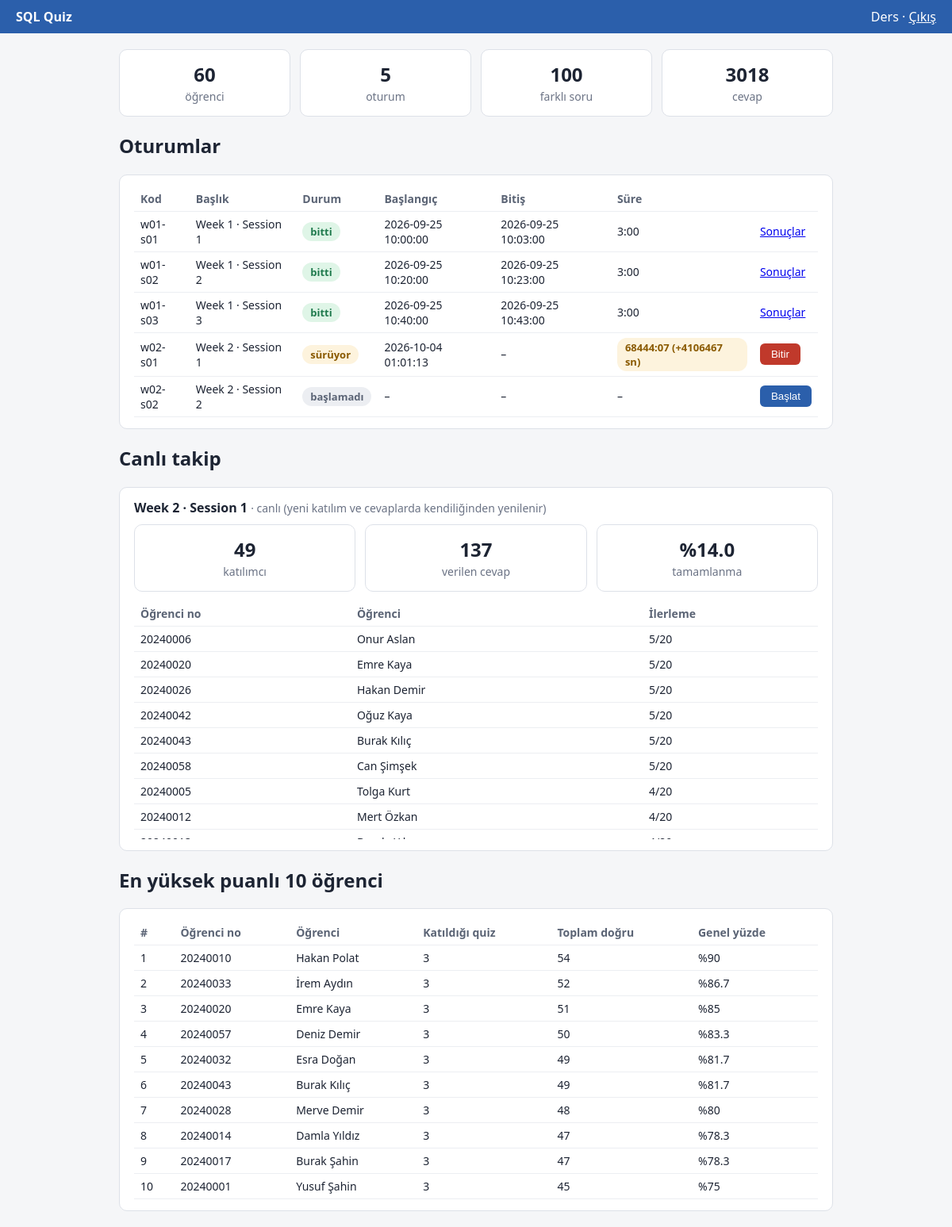
The app's page /hoca (signed in) with its own data.
### tables this page shows
CREATE TABLE oturumlar (
    id                 INTEGER PRIMARY KEY,
    kod                TEXT NOT NULL UNIQUE,         -- ör. 'w02-s01'
    baslik             TEXT NOT NULL,                -- ör. 'Week 2 · Session 1'
    hafta              INTEGER NOT NULL,
    durum              TEXT NOT NULL DEFAULT 'baslamadi',
    planlanan_sure_sn  INTEGER NOT NULL DEFAULT 180, -- resmi süre: 3 dakika
    baslangic          TEXT,                         -- hoca başlatınca dolar
    bitis              TEXT,                         -- hoca bitirince dolar

    CHECK (hafta > 0),
    CHECK (planlanan_sure_sn > 0),
    CHECK (durum IN ('baslamadi', 'suruyor', 'bitti')),

    -- Durum ile zamanlar tutarlı olmalı (isim verildi: hata mesajında görünür)
    CONSTRAINT durum_zaman_tutarliligi CHECK (
        (durum = 'baslamadi' AND baslangic IS NULL     AND bitis IS NULL)
     OR (durum = 'suruyor'   AND baslangic IS NOT NULL AND bitis IS NULL)
     OR (durum = 'bitti'     AND baslangic IS NOT NULL AND bitis IS NOT NULL
                             AND bitis >= baslangic)
    )
);

CREATE TABLE kullanicilar (
    id            INTEGER PRIMARY KEY,
    ogrenci_no    TEXT UNIQUE,                       -- hocanın öğrenci numarası yok (NULL)
    ad            TEXT NOT NULL,
    soyad         TEXT NOT NULL,
    email         TEXT NOT NULL UNIQUE COLLATE NOCASE, -- büyük/küçük harf farkı gözetmez
    sifre_hash    TEXT NOT NULL,                     -- şifrenin kendisi değil, özeti
    sifre_salt    TEXT NOT NULL,                     -- kullanıcıya özel rastgele değer
    rol           TEXT NOT NULL DEFAULT 'ogrenci',
    kayit_zamani  TEXT NOT NULL DEFAULT (datetime('now', 'localtime')),

    CHECK (rol IN ('ogrenci', 'hoca')),
    CHECK (email LIKE '%_@_%._%'),                   -- basit e-posta biçim kontrolü
    CHECK (rol = 'hoca' OR ogrenci_no IS NOT NULL)   -- öğrencinin numarası zorunlu
);

### app.py (the view)
@app.route("/hoca")
def hoca():
    if session.get("rol") != "hoca":
        return redirect(url_for("giris"))
    baglanti = baglan()
    sayilar = baglanti.execute(
        """SELECT
             (SELECT COUNT(*) FROM kullanicilar WHERE rol = 'ogrenci') AS ogrenci,
             (SELECT COUNT(*) FROM oturumlar)                         AS oturum,
             (SELECT COUNT(DISTINCT soru_id) FROM oturum_sorulari)    AS soru,
             (SELECT COUNT(*) FROM cevaplar)                          AS cevap"""
    ).fetchone()
    oturumlar = baglanti.execute("SELECT * FROM v_oturum_durumu ORDER BY id").fetchall()
    ilerleme = baglanti.execute(
        """SELECT
             d.kod, d.baslik, d.gecen_sure_sn, d.uzatma_sn,
             (SELECT COUNT(*) FROM katilimlar k       WHERE k.oturum_id  = d.id) AS katilimci,
             (SELECT COUNT(*) FROM oturum_sorulari os WHERE os.oturum_id = d.id) AS soru_sayisi,
             (SELECT COUNT(*) FROM cevaplar c         WHERE c.oturum_id  = d.id) AS verilen_cevap
           FROM v_oturum_durumu d
           WHERE d.durum = 'suruyor'"""
    ).fetchone()
    ogrenciler = baglanti.execute(
        """SELECT u.ogrenci_no, u.ad || ' ' || u.soyad AS ogrenci,
                  r.cevaplanan, r.soru_sayisi
           FROM v_sonuclar r
           JOIN oturumlar o    ON o.id = r.oturum_id
           JOIN kullanicilar u ON u.id = r.kullanici_id
           WHERE o.durum = 'suruyor'
           ORDER BY r.cevaplanan DESC, u.ogrenci_no"""
    ).fetchall()
    ilk10 = baglanti.execute(
        """SELECT u.ogrenci_no, u.ad || ' ' || u.soyad AS ogrenci,
                  COUNT(*) AS katildigi_quiz, SUM(r.dogru) AS toplam_dogru,
                  ROUND(100.0 * SUM(r.dogru) /
                        (SELECT COUNT(*) FROM oturum_sorulari os
                           JOIN oturumlar o2 ON o2.id = os.oturum_id
                          WHERE o2.durum = 'bitti'), 1) AS genel_yuzde
           FROM v_sonuclar r
           JOIN oturumlar o    ON o.id = r.oturum_id
           JOIN kullanicilar u ON u.id = r.kullanici_id
           WHERE o.durum = 'bitti'
           GROUP BY u.id
           ORDER BY genel_yuzde DESC, u.ogrenci_no
           LIMIT 10"""
    ).fetchall()
    durum = canli_durum(baglanti)
    baglanti.close()
    return render_template("hoca.html", sayilar=sayilar, oturumlar=oturumlar,
                           ilerleme=ilerleme, ogrenciler=ogrenciler, ilk10=ilk10,
                           imza=durum["imza"])

### app.py (called while the page is built)
def baglan():
    baglanti = sqlite3.connect(VERITABANI)
    baglanti.row_factory = sqlite3.Row
    baglanti.execute("PRAGMA foreign_keys = ON;")
    return baglanti

def canli_durum(baglanti):
    satir = baglanti.execute(
        """SELECT d.id,
                  (SELECT COUNT(*) FROM katilimlar k WHERE k.oturum_id = d.id) AS katilimci,
                  (SELECT COUNT(*) FROM cevaplar c   WHERE c.oturum_id = d.id) AS cevap
           FROM v_oturum_durumu d
           WHERE d.durum = 'suruyor'"""
    ).fetchone()
    if satir is None:
        return {"oturum_id": None, "imza": "yok"}
    imza = f"{satir['id']}-{satir['katilimci']}-{satir['cevap']}"
    return {"oturum_id": satir["id"], "imza": imza}

### templates/hoca.html (shortened to what this page needs)
{% extends "base.html" %}
{% block icerik %}
<div class="sayilar">
  <div class="kart"><b>{{ sayilar["ogrenci"] }}</b><span class="soluk">öğrenci</span></div>
  <div class="kart"><b>{{ sayilar["oturum"] }}</b><span class="soluk">oturum</span></div>
  <div class="kart"><b>{{ sayilar["soru"] }}</b><span class="soluk">farklı soru</span></div>
  <div class="kart"><b>{{ sayilar["cevap"] }}</b><span class="soluk">cevap</span></div>
</div>
<h2>Oturumlar</h2>
<div class="kart">
  <table>
    <tr><th>Kod</th><th>Başlık</th><th>Durum</th><th>Başlangıç</th><th>Bitiş</th><th>Süre</th><th></th></tr>
    {% for o in oturumlar %}
    <tr>
      <td>{{ o["kod"] }}</td>
      <td>{{ o["baslik"] }}</td>
      <td>
        {% if o["durum"] == "bitti" %}<span class="rozet yesil">bitti</span>
        {% elif o["durum"] == "suruyor" %}<span class="rozet sari">sürüyor</span>
        {% else %}<span class="rozet gri">başlamadı</span>{% endif %}
      </td>
      <td>{{ o["baslangic"] or "–" }}</td>
      <td>{{ o["bitis"] or "–" }}</td>
      <td>
        {% if o["durum"] == "suruyor" %}
          <span id="sayac" class="rozet sari" data-gecen="{{ o['gecen_sure_sn'] }}" data-plan="{{ o['planlanan_sure_sn'] }}"></span>
        {% elif o["gecen_sure_sn"] is not none %}
          {{ "%d:%02d"|format(o["gecen_sure_sn"] // 60, o["gecen_sure_sn"] % 60) }}
        {% else %}–{% endif %}
      </td>
      <td>
        {% if o["durum"] == "baslamadi" %}
          <form method="post" action="{{ url_for('oturum_baslat', oturum_id=o['id']) }}"><button>Başlat</button></form>
        {% elif o["durum"] == "suruyor" %}
          <form method="post" action="{{ url_for('oturum_bitir', oturum_id=o['id']) }}"><button class="kirmizi">Bitir</button></form>
        {% else %}
          <a href="{{ url_for('sonuc', oturum_id=o['id']) }}">Sonuçlar</a>
        {% endif %}
      </td>
    </tr>
    {% endfor %}
  </table>
</div>
<h2>Canlı takip</h2>
{% if ilerleme %}
<div class="kart">
  <b>{{ ilerleme["baslik"] }}</b> <span class="soluk">· canlı (yeni katılım ve cevaplarda kendiliğinden yenilenir)</span>
  <div class="sayilar" style="margin-top: 10px;">
    <div class="kart"><b>{{ ilerleme["katilimci"] }}</b><span class="soluk">katılımcı</span></div>
    <div class="kart"><b>{{ ilerleme["verilen_cevap"] }}</b><span class="soluk">verilen cevap</span></div>
    <div class="kart">
      <b>{% if ilerleme["katilimci"] > 0 %}%{{ "%.1f"|format(100.0 * ilerleme["verilen_cevap"] / (ilerleme["katilimci"] * ilerleme["soru_sayisi"])) }}{% else %}–{% endif %}</b>
      <span class="soluk">tamamlanma</span>
    </div>
  </div>
  <div style="max-height: 300px; overflow-y: auto; margin-top: 12px;">
  <table>
    <tr><th>Öğrenci no</th><th>Öğrenci</th><th>İlerleme</th></tr>
    {% for s in ogrenciler %}
    <tr><td>{{ s["ogrenci_no"] }}</td><td>{{ s["ogrenci"] }}</td><td>{{ s["cevaplanan"] }}/{{ s["soru_sayisi"] }}</td></tr>
    {% endfor %}
  </table>
  </div>
</div>
{% else %}
  <div class="kart soluk">Şu an süren bir quiz yok.</div>
{% endif %}
<h2>En yüksek puanlı 10 öğrenci</h2>
<div class="kart">
  <table>
    <tr><th>#</th><th>Öğrenci no</th><th>Öğrenci</th><th>Katıldığı quiz</th><th>Toplam doğru</th><th>Genel yüzde</th></tr>
    {% for s in ilk10 %}
    <tr>
      <td>{{ loop.index }}</td><td>{{ s["ogrenci_no"] }}</td><td>{{ s["ogrenci"] }}</td>
      <td>{{ s["katildigi_quiz"] }}</td><td>{{ s["toplam_dogru"] }}</td><td>%{{ "%g"|format(s["genel_yuzde"]) }}</td>
    </tr>
    {% endfor %}
  </table>
</div>
{% endblock %}

### templates/base.html (shortened to what this page needs)
<!doctype html>
<html lang="tr">
<head>
</head>
<body>
  <div class="ust">
    <b>SQL Quiz</b>
    {% if session.get("ad") %}<span>{{ session["ad"] }} · <a href="{{ url_for('cikis') }}">Çıkış</a></span>{% endif %}
  </div>
  <div class="icerik">
    {% block icerik %}{% endblock %}
  </div>
</body>
</html>

### templates/base.html (style rules this page uses)
body { font-family: "Segoe UI", Arial, sans-serif; background: #f5f6f8; color: #1d2433; margin: 0; }
.ust { background: #2b5fab; color: #fff; padding: 10px 20px; display: flex; justify-content: space-between; }
.ust a { color: #fff; }
.icerik { max-width: 900px; margin: 20px auto; padding: 0 16px; }
.kart { background: #fff; border: 1px solid #dde1e8; border-radius: 10px; padding: 14px 18px; margin-bottom: 14px; overflow-x: auto; }
.soluk { color: #6b7385; font-size: 14px; }
.rozet { display: inline-block; padding: 3px 10px; border-radius: 12px; font-size: 13px; font-weight: 600; }
.yesil { background: #dff5e7; color: #1f7a4d; }
.sari { background: #fdf3dd; color: #8a5a00; }
.gri { background: #eceef2; color: #5b6475; }
table { width: 100%; border-collapse: collapse; font-size: 14px; }
th, td { text-align: left; padding: 6px 8px; border-bottom: 1px solid #eceef2; }
th { color: #5b6475; font-weight: 600; }
button { background: #2b5fab; color: #fff; border: 0; border-radius: 6px; padding: 6px 14px; cursor: pointer; }
button.kirmizi { background: #c0392b; }
.sayilar { display: flex; gap: 12px; flex-wrap: wrap; }
.sayilar .kart { flex: 1; text-align: center; margin: 0; min-width: 120px; }
.sayilar b { font-size: 24px; display: block; }

### records on screen
oturumlar: kod "w01-s01", baslik "Week 1 · Session 1", durum "bitti", baslangic "2026-09-25 10:00:00", bitis "2026-09-25 10:03:00", gecen_sure_sn "3:00"
oturumlar: kod "w01-s02", baslik "Week 1 · Session 2", durum "bitti", baslangic "2026-09-25 10:20:00", bitis "2026-09-25 10:23:00", gecen_sure_sn "3:00"
oturumlar: kod "w01-s03", baslik "Week 1 · Session 3", durum "bitti", baslangic "2026-09-25 10:40:00", bitis "2026-09-25 10:43:00", gecen_sure_sn "3:00"
oturumlar: kod "w02-s01", baslik "Week 2 · Session 1", durum "sürüyor", baslangic "2026-10-04 01:01:13", o "–"
oturumlar: kod "w02-s02", baslik "Week 2 · Session 2", durum "başlamadı", o "–"
kullanicilar: ogrenci_no "20240010", ogrenci "Hakan Polat", katildigi_quiz "3", toplam_dogru "54", genel_yuzde "90"
kullanicilar: ogrenci_no "20240033", ogrenci "İrem Aydın", katildigi_quiz "3", toplam_dogru "52", genel_yuzde "86.7"
kullanicilar: ogrenci_no "20240020", ogrenci "Emre Kaya", katildigi_quiz "3", toplam_dogru "51", genel_yuzde "85"
kullanicilar: ogrenci_no "20240057", ogrenci "Deniz Demir", katildigi_quiz "3", toplam_dogru "50", genel_yuzde "83.3"
kullanicilar: ogrenci_no "20240032", ogrenci "Esra Doğan", katildigi_quiz "3", toplam_dogru "49", genel_yuzde "81.7"
kullanicilar: ogrenci_no "20240043", ogrenci "Burak Kılıç", katildigi_quiz "3", toplam_dogru "49", genel_yuzde "81.7"
kullanicilar: ogrenci_no "20240028", ogrenci "Merve Demir", katildigi_quiz "3", toplam_dogru "48", genel_yuzde "80"
kullanicilar: ogrenci_no "20240014", ogrenci "Damla Yıldız", katildigi_quiz "3", toplam_dogru "47", genel_yuzde "78.3"
kullanicilar: ogrenci_no "20240017", ogrenci "Burak Şahin", katildigi_quiz "3", toplam_dogru "47", genel_yuzde "78.3"
kullanicilar: ogrenci_no "20240001", ogrenci "Yusuf Şahin", katildigi_quiz "3", toplam_dogru "45", genel_yuzde "75"

### other values on screen
{{ session["ad"] }} "Ders"
{{ sayilar["ogrenci"] }} "60"
{{ sayilar["oturum"] }} "5"
{{ sayilar["soru"] }} "100"
{{ sayilar["cevap"] }} "3018"
{{ ilerleme["katilimci"] }} "49"
{{ ilerleme["verilen_cevap"] }} "137"
{{ s["ogrenci_no"] }} "20240006" "20240020" "20240026" "20240042" "20240043" "20240058" "20240005" "20240012"
{{ s["ogrenci"] }} "Onur Aslan" "Emre Kaya" "Hakan Demir" "Oğuz Kaya" "Burak Kılıç" "Can Şimşek" "Tolga Kurt" "Mert Özkan"
{{ s["cevaplanan"] }} "5" "5" "5" "5" "5" "5" "4" "4"
{{ s["soru_sayisi"] }} "20" "20" "20" "20" "20" "20" "20" "20"
